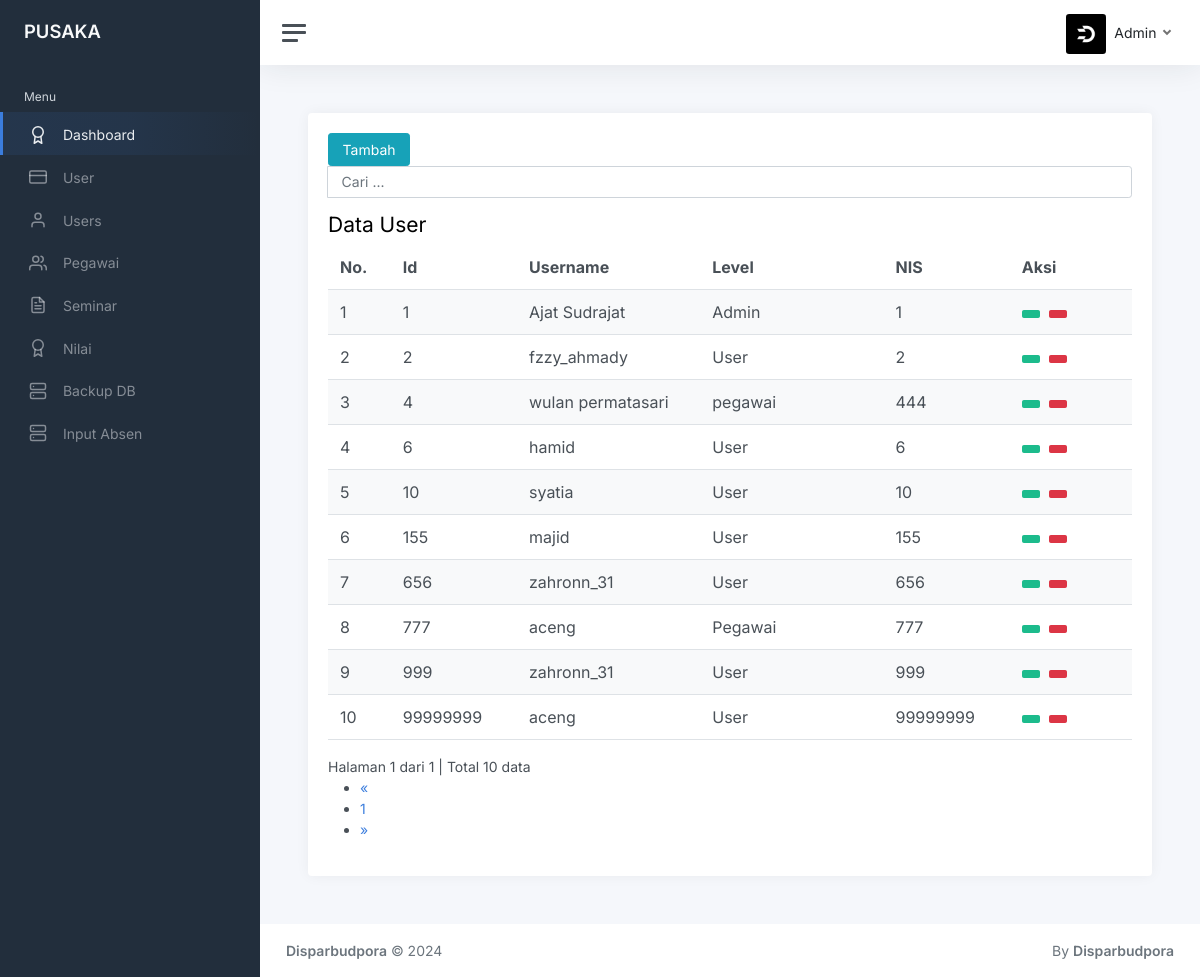
The app's page /index.php?page=user-tampil (signed in) with its own data.
### tables this page shows
CREATE TABLE `user` (
  `id` bigint(12) NOT NULL AUTO_INCREMENT,
  `username` varchar(30) NOT NULL,
  `password` varchar(30) NOT NULL,
  `level` varchar(30) NOT NULL,
  `nis` varchar(9) NOT NULL,
  PRIMARY KEY (`id`)
);

### user/tampil-data.php (the view, shortened to what this page needs)
<?php
if (isset($_POST['cari'])) {
  $cari = $_POST['cari'];
} else {
  $cari = "";
}
?>
<div class="row">
  <div class="col-md-12">
    <div class="page-header">
      <?php
      if ($_SESSION['level'] == "Admin") {
        echo "<a class='btn btn-info' href='?page=tambah'>
      <i class='glyphicon glyphicon-plus'></i> Tambah </a>";
      } else if ($_SESSION['level'] == "Siswa") {
        echo "Gak boleh masukin data";
      }
      ?>
      <div class="pull-right btn-tambah">
        <form class="form-inline" method="POST" action="index.php">
          <div class="form-group">
            <div class="input-group">
              <input type="text" class="form-control" name="cari" placeholder="Cari ..." autocomplete="off" value="<?php echo $cari; ?>">
            </div>
          </div>
        </form>
      </div>
    </div>
    <div class="panel panel-default">
      <div class="panel-heading">
        <h3 class="panel-title">Data User</h3>
      </div>
      <div class="panel-body">
        <div class="table-responsive">
          <table class="table table-striped table-hover">
            <thead>
              <tr>
                <th>No.</th>
                <th>Id</th>
                <th>Username</th>
                <th>Level</th>
                <th>NIS</th>
                <th class='center'>Aksi</th>
              </tr>
            </thead>
            <tbody>
              <?php
              $batas = 10;
              if (isset($cari)) {
                $jumlah_record = mysqli_query($db, "SELECT * FROM user
                                                    WHERE nis LIKE '%$cari%' OR username LIKE '%$cari%'")
                  or die('Ada kesalahan pada query jumlah_record: ' . mysqli_error($db));
              } else {
                $jumlah_record = mysqli_query($db, "SELECT * FROM user")
                  or die('Ada kesalahan pada query jumlah_record: ' . mysqli_error($db));
              }
              $jumlah  = mysqli_num_rows($jumlah_record);
              $halaman = ceil($jumlah / $batas);
              $page    = (isset($_GET['hal'])) ? (int)$_GET['hal'] : 1;
              $mulai   = ($page - 1) * $batas;
              $no = 1;
              if (isset($cari)) {
                $query = mysqli_query($db, "SELECT * FROM user
                                            WHERE nis LIKE '%$cari%' OR username LIKE '%$cari%'
                                            ORDER BY id LIMIT $mulai, $batas")
                  or die('Ada kesalahan pada query user: ' . mysqli_error($db));
              } else {
                $query = mysqli_query($db, "SELECT * FROM user
                                            ORDER BY id LIMIT $mulai, $batas")
                  or die('Ada kesalahan pada query user: ' . mysqli_error($db));
              }
              while ($data = mysqli_fetch_assoc($query)) {
                echo "  <tr>
                      <td width='20' >$no</td>
                      <td width='50'>$data[id]</td>
                      <td width='150'>$data[username]</td>
                      <td width='150'>$data[level]</td>
                      <td width='50'>$data[nis]</td>
                      <td width='100' class='center'>
                        <div class=''>
                        <a data-toggle='tooltip' data-placement='top' title='Detail' style='margin-right:5px' class='btn btn-success btn-sm' href='?page=detail&id=$data[id]'>
                            <i class='glyphicon glyphicon-eye-open'></i>
                          </a> ";
              ?>
                <a data-toggle="tooltip" data-placement="top" title="Hapus" class="btn btn-danger btn-sm" href="?page=proses-hapus&id=<?php echo $data['id']; ?>" onclick="return confirm('Anda yakin ingin menghapus user <?php echo $data['username']; ?>?');"><i class="glyphicon glyphicon-trash"></i></a>
              <?php
                echo "
                        </div>
                      </td>
                    </tr>";
                $no++;
              }
              ?>
            </tbody>
          </table>
          <?php
          if (empty($_GET['hal'])) {
            $halaman_aktif = '1';
          } else {
            $halaman_aktif = $_GET['hal'];
          }
          ?>
          <a>
            Halaman <?php echo $halaman_aktif; ?> dari <?php echo $halaman; ?> |
            Total <?php echo $jumlah; ?> data
          </a>
          <nav>
            <ul class="pagination pull-right">
              <?php
              if ($halaman_aktif <= '1') { ?>
                <li class="disabled">
                  <a href="" aria-label="Previous">
                    <span aria-hidden="true">&laquo;</span>
                  </a>
                </li>
              <?php
              }
              ?>
              <?php
              for ($x = 1; $x <= $halaman; $x++) { ?>
                <li class="">
                  <a href="?page=user-tampil&hal=<?php echo $x ?>"><?php echo $x ?></a>
                </li>
              <?php
              }
              ?>
              <?php
              if ($halaman_aktif >= $halaman) { ?>
                <li class="disabled">
                  <a href="" aria-label="Next">
                    <span aria-hidden="true">&raquo;</span>
                  </a>
                </li>
              <?php
              }
              ?>
            </ul>
          </nav>
        </div>
      </div>
    </div>
  </div>
</div>

### index.php (shortened to what this page needs)
<html lang="en">
<head>
	<link href="assets/css/app.css" rel="stylesheet">
</head>
<body>
	<div class="wrapper">
		<nav id="sidebar" class="sidebar js-sidebar">
			<?php
			if ($_SESSION['level'] == "Admin") {
				include 'menu/menu-admin.php';
			} else if ($_SESSION['level'] == "Pegawai") {
				include 'menu/menu-pegawai.php';
			} else if ($_SESSION['level'] == "User") {
				include 'menu/menu-user.php';
			}
			?>
		</nav>
		<div class="main">
			<nav class="navbar navbar-expand navbar-light navbar-bg">
				<a class="sidebar-toggle js-sidebar-toggle">
					<i class="hamburger align-self-center"></i>
				</a>
				<div class="navbar-collapse collapse">
					<ul class="navbar-nav navbar-align">
						<li class="nav-item dropdown">
							<a class="nav-link dropdown-toggle d-none d-sm-inline-block" href="#" data-bs-toggle="dropdown">
								<img src="assets/img/avatars/logo.jpg" class="avatar img-fluid rounded me-1" alt="Charles Hall" /> <span class="text-dark"> <?php echo $_SESSION['level']; ?>
								</span>
							</a>
						</li>
					</ul>
				</div>
			</nav>
			<main class="content">
				<div class="container-fluid p-0">
					<div class="row">
						<div class="col-12">
							<div class="card">
								<div class="card-body">
									<?php
									if ($_SESSION['level'] == "Admin") {
										include 'routes/admin-routes.php';
									} else if ($_SESSION['level'] == "Pegawai") {
										include 'routes/pegawai-routes.php';
									} else if ($_SESSION['level'] == "User") {
										include 'routes/user-routes.php';
									} else if ($_SESSION['level'] == "") {
										include 'routes/other.php';
									}
									?>
								</div>
							</div>
						</div>
					</div>
				</div>
			</main>
			<footer class="footer">
				<div class="container-fluid">
					<div class="row text-muted">
						<div class="col-6 text-start">
							<p class="mb-0">
								<a class="text-muted" href="https://adminkit.io/" target="_blank"><strong>Disparbudpora</strong></a> &copy; 2024
							</p>
						</div>
						<div class="col-6 text-end">
							<ul class="list-inline">
								<li class="list-inline-item">
									<a class="text-muted" href="https://instagram.com/disparbudporakab.smd" target="_blank">By <b>Disparbudpora</b></a>
								</li>
							</ul>
						</div>
					</div>
				</div>
			</footer>
		</div>
	</div>
</body>
</html>

### menu/menu-admin.php
<html>
<body>
    <div class="sidebar-content js-simplebar">
        <a class="sidebar-brand" href="index.php">
            <span class="align-middle">PUSAKA
            </span>
        </a>
        <ul class="sidebar-nav">
            <li class="sidebar-header">
                Menu
            </li>
            <li class="sidebar-item active">
                <a class="sidebar-link" href="index.php">
                    <i class="align-middle" data-feather="award"></i> <span class="align-middle">Dashboard</span>
                </a>
            </li>
            <li class="sidebar-item">
                <a class="sidebar-link" href="?page=user-tampil">
                    <i class="align-middle" data-feather="credit-card"></i> <span class="align-middle">User</span>
                </a>
            </li>
            <li class="sidebar-item">
                <a class="sidebar-link" href="?page=users-tampil">
                    <i class="align-middle" data-feather="user"></i> <span class="align-middle">Users</span>
                </a>
            </li>
            <li class="sidebar-item">
                <a class="sidebar-link" href="?page=pegawai-tampil">
                    <i class="align-middle" data-feather="users"></i> <span class="align-middle">Pegawai</span>
                </a>
            </li>
            <li class="sidebar-item">
                <a class="sidebar-link" href="?page=seminar-tampil">
                    <i class="align-middle" data-feather="file-text"></i> <span class="align-middle">Seminar</span>
                </a>
            </li>
            <li class="sidebar-item">
                <a class="sidebar-link" href="?page=nilai-tampil">
                    <i class="align-middle" data-feather="award"></i> <span class="align-middle">Nilai</span>
                </a>
            </li>
            <li class="sidebar-item">
                <a class="sidebar-link" href="config/backup.php">
                    <i class="align-middle" data-feather="server"></i> <span class="align-middle">Backup DB</span>
                </a>
            </li>
            <li class="sidebar-item">
                <a class="sidebar-link" href="?page=absen-input">
                    <i class="align-middle" data-feather="server"></i> <span class="align-middle">Input Absen</span>
                </a>
            </li>
        </ul>
    </div>
</body>
</html>

### routes/admin-routes.php
<?php
if (empty($_GET["page"])) {
    include "dashboard/dashboard-admin.php";
} elseif ($_GET['page'] == 'user-tampil') {
    include "user/tampil-data.php";
} elseif ($_GET['page'] == 'tambah') {
    include "user/form-tambah.php";
} elseif ($_GET['page'] == 'proses-simpan') {
    include "user/proses-simpan.php";
} elseif ($_GET['page'] == 'ubah') {
    include "user/form-ubah.php";
} elseif ($_GET['page'] == 'proses-ubah') {
    include "user/proses-ubah.php";
} elseif ($_GET['page'] == 'detail') {
    include "user/detail.php";
} elseif ($_GET['page'] == 'proses-hapus') {
    include "user/proses-hapus.php";
} elseif ($_GET['page'] == 'pegawai-tampil') {
    include "pegawai/tampil.php";
} elseif ($_GET['page'] == 'pegawai-tambah') {
    include "pegawai/tambah.php";
} elseif ($_GET['page'] == 'pegawai-simpan') {
    include "pegawai/simpan.php";
} elseif ($_GET['page'] == 'pegawai-detail') {
    include "pegawai/detail.php";
} elseif ($_GET['page'] == 'pegawai-edit') {
    include "pegawai/edit.php";
} elseif ($_GET['page'] == 'pegawai-update') {
    include "pegawai/update.php";
} elseif ($_GET['page'] == 'pegawai-hapus') {
    include "pegawai/hapus.php";
} elseif ($_GET['page'] == 'pegawai-print-detail') {
    include "pegawai/print-detail.php";
} elseif ($_GET['page'] == 'pegawai-kirim') {
    include "pegawai/kirim.php";
} elseif ($_GET['page'] == 'users-tampil') {
    include "users/tampil.php";
} elseif ($_GET['page'] == 'users-detail') {
    include "users/detail.php";
} elseif ($_GET['page'] == 'aktivasi-users') {
    include "users/aktivasi-users.php";
} elseif ($_GET['page'] == 'aktivasi') {
    include "users/aktivasi.php";
} elseif ($_GET['page'] == 'users-hapus') {
    include "users/hapus.php";
} elseif ($_GET['page'] == 'users-print-detail') {
    include "users/print-detail.php";
} elseif ($_GET['page'] == 'seminar-tampil') {
    include "seminar/tampil.php";
} elseif ($_GET['page'] == 'seminar-detail') {
    include "seminar/detail.php";
} elseif ($_GET['page'] == 'seminar-print-detail') {
    include "seminar/print-detail.php";
} elseif ($_GET['page'] == 'aktivasi-seminar') {
    include "seminar/aktivasi-seminar.php";
} elseif ($_GET['page'] == 'aktivasi-sem') {
    include "seminar/aktivasi.php";
} elseif ($_GET['page'] == 'seminar-hapus') {
    include "seminar/hapus.php";
} elseif ($_GET['page'] == 'tampil-nilai') {
    include "seminar/tampil-nilai.php";
}
 elseif ($_GET['page'] == 'absen-input') {
    include "absen/input.php";
} elseif ($_GET['page'] == 'foto-input') {
    include "absen/index1.php";
} elseif ($_GET['page'] == 'foto-proses') {
    include "absen/storeImage.php";
}

### records on screen
user: id "1", username "Ajat Sudrajat", level "Admin", nis "1"
user: id "2", username "fzzy_ahmady", level "User", nis "2"
user: id "4", username "wulan permatasari", level "pegawai", nis "444"
user: id "6", username "hamid", level "User", nis "6"
user: id "10", username "syatia", level "User", nis "10"
user: id "155", username "majid", level "User", nis "155"
user: id "656", username "zahronn_31", level "User", nis "656"
user: id "777", username "aceng", level "Pegawai", nis "777"
user: id "999", username "zahronn_31", level "User", nis "999"
user: id "99999999", username "aceng", level "User", nis "99999999"

### other values on screen
$_SESSION['level'] "Admin"
$halaman_aktif "1"
$halaman "1"
$jumlah "10"
